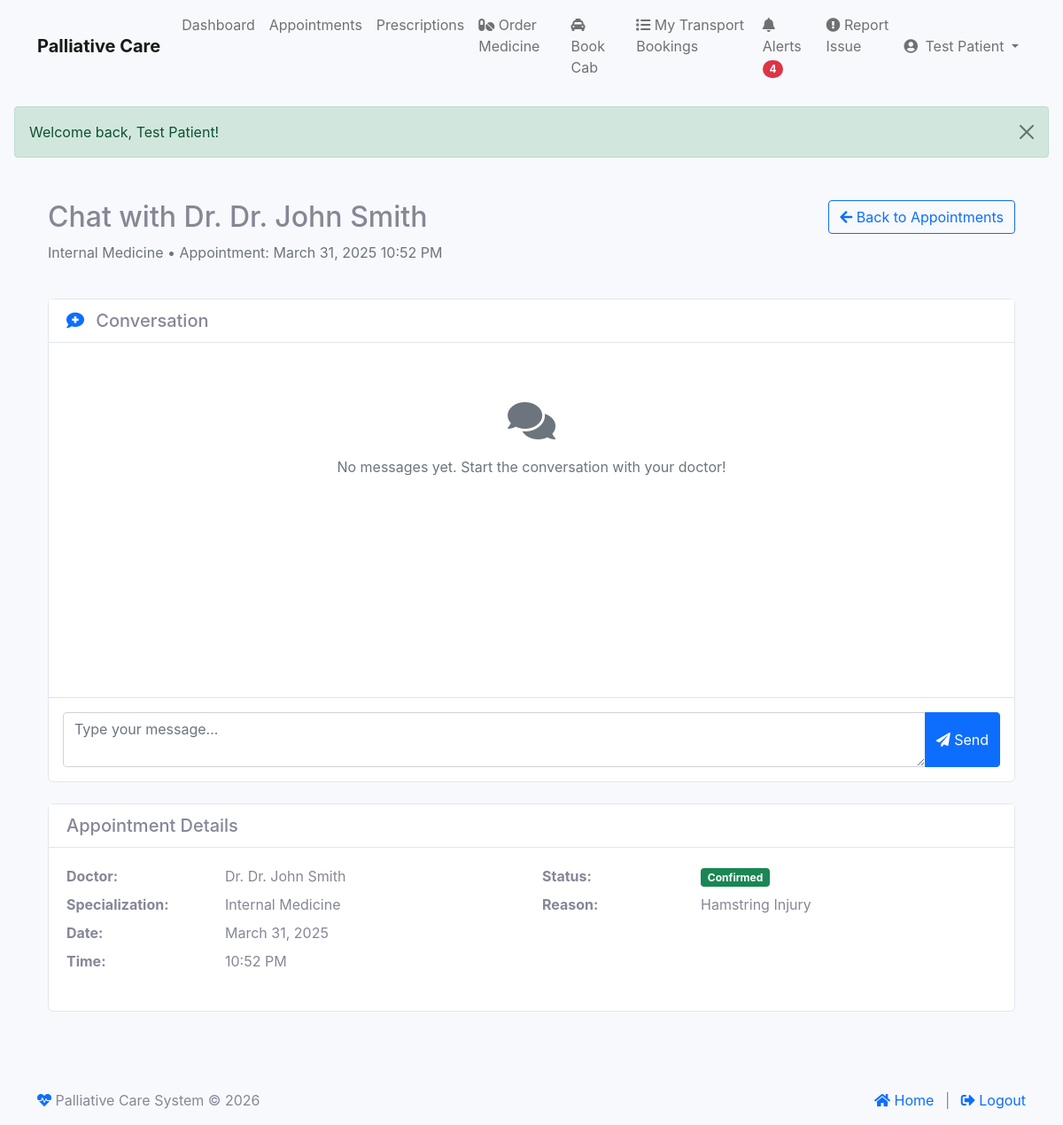
/index.php?module=patient&action=chat_with_doctor&appointment_id=2 (signed in), run on the app's committed database.
### tables this page shows
CREATE TABLE IF NOT EXISTS `appointments` (
  `id` int NOT NULL AUTO_INCREMENT,
  `patient_id` int NOT NULL,
  `doctor_id` int NOT NULL,
  `appointment_date` datetime NOT NULL,
  `reason` text,
  `status` enum('pending','confirmed','cancelled','completed') DEFAULT 'pending',
  `notes` text,
  `created_at` timestamp NULL DEFAULT CURRENT_TIMESTAMP,
  `updated_at` timestamp NULL DEFAULT CURRENT_TIMESTAMP ON UPDATE CURRENT_TIMESTAMP,
  `payment_status` enum('pending','paid','failed','refunded') DEFAULT 'pending',
  `reminder_sent` tinyint(1) DEFAULT '0',
  `reminder_sent_at` datetime DEFAULT NULL,
  PRIMARY KEY (`id`),
  KEY `patient_id` (`patient_id`),
  KEY `doctor_id` (`doctor_id`),
  KEY `idx_appointment_date` (`appointment_date`)
);

CREATE TABLE IF NOT EXISTS `doctors` (
  `id` int NOT NULL AUTO_INCREMENT,
  `user_id` int NOT NULL,
  `name` varchar(255) NOT NULL,
  `email` varchar(255) NOT NULL,
  `phone` varchar(20) DEFAULT NULL,
  `specialization` varchar(255) DEFAULT NULL,
  `qualification` varchar(255) DEFAULT NULL,
  `experience_years` int DEFAULT NULL,
  `license_number` varchar(50) DEFAULT NULL,
  `availability_status` enum('available','unavailable') DEFAULT 'available',
  `consultation_fee` decimal(10,2) DEFAULT NULL,
  `created_at` timestamp NULL DEFAULT CURRENT_TIMESTAMP,
  `updated_at` timestamp NULL DEFAULT CURRENT_TIMESTAMP ON UPDATE CURRENT_TIMESTAMP,
  `profile_image` varchar(255) DEFAULT NULL,
  `hospital_id` int DEFAULT NULL,
  PRIMARY KEY (`id`),
  UNIQUE KEY `user_id` (`user_id`),
  UNIQUE KEY `email` (`email`),
  UNIQUE KEY `license_number` (`license_number`),
  KEY `hospital_id` (`hospital_id`)
);

### modules/patient/controller.php (called while the page is built, shortened)
<?php
class PatientController extends BaseController {
    protected $patient;
    public function __construct() {
        try {
            $stmt = $this->db->prepare("SELECT * FROM patients WHERE user_id = ?");
            $stmt->execute([$_SESSION['user_id']]);
            $patient = $stmt->fetch(PDO::FETCH_ASSOC);
            $this->patient = $patient;
        } catch (PDOException $e) {
            error_log("Error in PatientController constructor: " . $e->getMessage());
            session_destroy();
            $_SESSION['error'] = "An error occurred. Please try again later.";
            header("Location: " . SITE_URL . "index.php?module=auth&action=login&type=patient");
            exit;
        }
    }
    public function chat_with_doctor() {
        try {
            $appointment_id = filter_input(INPUT_GET, 'appointment_id', FILTER_SANITIZE_NUMBER_INT);
            $stmt = $this->db->prepare("
                SELECT a.*, d.name as doctor_name, d.specialization, d.id as doctor_id
                FROM appointments a
                JOIN doctors d ON a.doctor_id = d.id
                WHERE a.id = ? AND a.patient_id = ?
            ");
            $stmt->execute([$appointment_id, $this->patient['id']]);
            $appointment = $stmt->fetch(PDO::FETCH_ASSOC);
            $stmt = $this->db->prepare("
                SELECT * FROM chat_messages
                WHERE appointment_id = ?
                ORDER BY created_at ASC
            ");
            $stmt->execute([$appointment_id]);
            $messages = $stmt->fetchAll(PDO::FETCH_ASSOC);
            include __DIR__ . '/views/chat.php';
        } catch (Exception $e) {
            $this->logError("Error accessing chat: " . $e->getMessage());
            $this->setFlash('error', 'An error occurred: ' . $e->getMessage());
            $this->redirect('index.php?module=patient&action=appointments');
        }
    }
}

### modules/base_controller.php (called while the page is built, shortened)
<?php
class BaseController {
    public function __construct() {
        require_once __DIR__ . '/../classes/Database.php';
        $this->db = Database::getInstance();
    }
}

### classes/Database.php (called while the page is built, shortened)
<?php
class Database {
    private static $instance = null;
    private function __construct() {
        try {
            $dsn = "mysql:host=" . DB_HOST . ";dbname=" . DB_NAME . ";charset=utf8mb4";
            $options = [
                PDO::ATTR_ERRMODE => PDO::ERRMODE_EXCEPTION,
                PDO::ATTR_DEFAULT_FETCH_MODE => PDO::FETCH_ASSOC,
                PDO::ATTR_EMULATE_PREPARES => false,
                PDO::MYSQL_ATTR_INIT_COMMAND => "SET NAMES utf8mb4 COLLATE utf8mb4_unicode_ci"
            ];
            $this->connection = new PDO($dsn, DB_USER, DB_PASS, $options);
        } catch (PDOException $e) {
            error_log("Database connection error: " . $e->getMessage());
            throw new Exception("Could not connect to the database. Please try again later.");
        }
    }
    public static function getInstance() {
        if (self::$instance === null) {
            self::$instance = new self();
        }
        return self::$instance->connection;
    }
}

### modules/patient/views/chat.php (the view, shortened to what this page needs)
<?php
require_once __DIR__ . '/../../../views/includes/header.php';
?>
<div class="container py-4">
    <div class="row mb-4">
        <div class="col-md-8">
            <h2>Chat with Dr. <?php echo htmlspecialchars($appointment['doctor_name']); ?></h2>
            <p class="text-muted">
                <?php echo htmlspecialchars($appointment['specialization']); ?> •
                Appointment: <?php echo date('F j, Y g:i A', strtotime($appointment['appointment_date'])); ?>
            </p>
        </div>
        <div class="col-md-4 text-end">
            <a href="index.php?module=patient&action=appointments" class="btn btn-outline-primary">
                <i class="fas fa-arrow-left"></i> Back to Appointments
            </a>
        </div>
    </div>
    <div class="row">
        <div class="col-md-12">
            <div class="card">
                <div class="card-header bg-white d-flex justify-content-between align-items-center">
                    <h5 class="mb-0">
                        <i class="fas fa-comment-medical text-primary me-2"></i>
                        Conversation
                    </h5>
                </div>
                <div class="card-body p-0">
                    <div class="chat-messages p-3" id="chatMessages" style="height: 400px; overflow-y: auto;">
                        <?php if (empty($messages)): ?>
                            <div class="text-center text-muted py-5">
                                <i class="fas fa-comments fa-3x mb-3"></i>
                                <p>No messages yet. Start the conversation with your doctor!</p>
                            </div>
                        <?php endif; ?>
                    </div>
                    <div class="chat-input p-3 border-top">
                        <form id="chatForm" method="post" action="index.php?module=patient&action=send_message">
                            <div class="input-group">
                                <textarea class="form-control" name="message" placeholder="Type your message..." rows="2" required id="messageInput"></textarea>
                                <button class="btn btn-primary" type="submit">
                                    <i class="fas fa-paper-plane"></i> Send
                                </button>
                            </div>
                        </form>
                    </div>
                </div>
            </div>
        </div>
    </div>
    <div class="mt-4">
        <div class="card">
            <div class="card-header bg-white">
                <h5 class="mb-0">Appointment Details</h5>
            </div>
            <div class="card-body">
                <div class="row">
                    <div class="col-md-6">
                        <dl class="row">
                            <dt class="col-sm-4">Doctor:</dt>
                            <dd class="col-sm-8">Dr. <?php echo htmlspecialchars($appointment['doctor_name']); ?></dd>
                            <dt class="col-sm-4">Specialization:</dt>
                            <dd class="col-sm-8"><?php echo htmlspecialchars($appointment['specialization']); ?></dd>
                            <dt class="col-sm-4">Date:</dt>
                            <dd class="col-sm-8"><?php echo date('F j, Y', strtotime($appointment['appointment_date'])); ?></dd>
                            <dt class="col-sm-4">Time:</dt>
                            <dd class="col-sm-8"><?php echo date('g:i A', strtotime($appointment['appointment_date'])); ?></dd>
                        </dl>
                    </div>
                    <div class="col-md-6">
                        <dl class="row">
                            <dt class="col-sm-4">Status:</dt>
                            <dd class="col-sm-8">
                                <span class="badge bg-success">Confirmed</span>
                            </dd>
                            <dt class="col-sm-4">Reason:</dt>
                            <dd class="col-sm-8"><?php echo htmlspecialchars($appointment['reason'] ?? 'Not specified'); ?></dd>
                        </dl>
                    </div>
                </div>
            </div>
        </div>
    </div>
</div>
<?php
require_once __DIR__ . '/../../../views/includes/footer.php';
?>

### assets/css/patient.css (style rules this page uses)
body { background-color: #f8f9fc !important; }

### views/includes/header.php (style rules this page uses)
.card { transition: transform 0.2s; }

### data on the page
appointments: doctor.name "Dr. John Smith", doctor.specialization "Internal Medicine", appointment_date "March 31, 2025 10:52 PM", appointment_date "March 31, 2025", appointment_date "10:52 PM", reason "Hamstring Injury"

### other printed values
$unread_count "4"
$_SESSION['name'] "Test Patient"
$_SESSION['success'] "Welcome back, Test Patient!"
